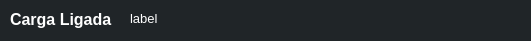
    <widget class="QFrame" name="frame_33">
     <property name="geometry">
      <rect>
       <x>10</x>
       <y>320</y>
       <width>531</width>
       <height>41</height>
      </rect>
     </property>
     <property name="styleSheet">
      <string notr="true">border-radius: 10px;
background-color: rgb(32, 37, 40);</string>
     </property>
     <property name="frameShape">
      <enum>QFrame::StyledPanel</enum>
     </property>
     <property name="frameShadow">
      <enum>QFrame::Raised</enum>
     </property>
     <widget class="QFrame" name="frame_34">
      <property name="geometry">
       <rect>
        <x>240</x>
        <y>70</y>
        <width>481</width>
        <height>71</height>
       </rect>
      </property>
      <property name="styleSheet">
       <string notr="true">border-radius: 10px;</string>
      </property>
      <property name="frameShape">
       <enum>QFrame::StyledPanel</enum>
      </property>
      <property name="frameShadow">
       <enum>QFrame::Raised</enum>
      </property>
     </widget>
     <widget class="QFrame" name="frame_35">
      <property name="geometry">
       <rect>
        <x>260</x>
        <y>60</y>
        <width>461</width>
        <height>61</height>
       </rect>
      </property>
      <property name="styleSheet">
       <string notr="true">border-radius: 10px;</string>
      </property>
      <property name="frameShape">
       <enum>QFrame::StyledPanel</enum>
      </property>
      <property name="frameShadow">
       <enum>QFrame::Raised</enum>
      </property>
      <widget class="QFrame" name="frame_36">
       <property name="geometry">
        <rect>
         <x>240</x>
         <y>70</y>
         <width>481</width>
         <height>71</height>
        </rect>
       </property>
       <property name="styleSheet">
        <string notr="true">border-radius: 10px;</string>
       </property>
       <property name="frameShape">
        <enum>QFrame::StyledPanel</enum>
       </property>
       <property name="frameShadow">
        <enum>QFrame::Raised</enum>
       </property>
      </widget>
     </widget>
     <widget class="QLabel" name="label_17">
      <property name="geometry">
       <rect>
        <x>10</x>
        <y>10</y>
        <width>107</width>
        <height>19</height>
       </rect>
      </property>
      <property name="font">
       <font>
        <family>Tahoma</family>
        <pointsize>12</pointsize>
        <weight>75</weight>
        <bold>true</bold>
       </font>
      </property>
      <property name="styleSheet">
       <string notr="true">color: rgb(255, 255, 255);
background-color: transparent;
</string>
      </property>
      <property name="text">
       <string>Carga Ligada</string>
      </property>
     </widget>
     <widget class="QLabel" name="cargaLigada2Label">
      <property name="geometry">
       <rect>
        <x>130</x>
        <y>10</y>
        <width>391</width>
        <height>16</height>
       </rect>
      </property>
      <property name="font">
       <font>
        <family>Tahoma</family>
        <pointsize>10</pointsize>
        <weight>50</weight>
        <bold>false</bold>
       </font>
      </property>
      <property name="styleSheet">
       <string notr="true">color: rgb(255, 255, 255);
background-color: transparent;
</string>
      </property>
      <property name="text">
       <string>label</string>
      </property>
     </widget>
     <widget class="QFrame" name="frame_37">
      <property name="geometry">
       <rect>
        <x>270</x>
        <y>50</y>
        <width>461</width>
        <height>61</height>
       </rect>
      </property>
      <property name="styleSheet">
       <string notr="true">border-radius: 10px;
background-color: rgb(32, 37, 40);</string>
      </property>
      <property name="frameShape">
       <enum>QFrame::StyledPanel</enum>
      </property>
      <property name="frameShadow">
       <enum>QFrame::Raised</enum>
      </property>
      <widget class="QFrame" name="frame_38">
       <property name="geometry">
        <rect>
         <x>240</x>
         <y>70</y>
         <width>481</width>
         <height>71</height>
        </rect>
       </property>
       <property name="styleSheet">
        <string notr="true">border-radius: 10px;</string>
       </property>
       <property name="frameShape">
        <enum>QFrame::StyledPanel</enum>
       </property>
       <property name="frameShadow">
        <enum>QFrame::Raised</enum>
       </property>
      </widget>
      <widget class="QFrame" name="frame_39">
       <property name="geometry">
        <rect>
         <x>260</x>
         <y>60</y>
         <width>461</width>
         <height>61</height>
        </rect>
       </property>
       <property name="styleSheet">
        <string notr="true">border-radius: 10px;</string>
       </property>
       <property name="frameShape">
        <enum>QFrame::StyledPanel</enum>
       </property>
       <property name="frameShadow">
        <enum>QFrame::Raised</enum>
       </property>
       <widget class="QFrame" name="frame_40">
        <property name="geometry">
         <rect>
          <x>240</x>
          <y>70</y>
          <width>481</width>
          <height>71</height>
         </rect>
        </property>
        <property name="styleSheet">
         <string notr="true">border-radius: 10px;</string>
        </property>
        <property name="frameShape">
         <enum>QFrame::StyledPanel</enum>
        </property>
        <property name="frameShadow">
         <enum>QFrame::Raised</enum>
        </property>
       </widget>
      </widget>
      <widget class="QLabel" name="label_18">
       <property name="geometry">
        <rect>
         <x>10</x>
         <y>10</y>
         <width>161</width>
         <height>41</height>
        </rect>
       </property>
       <property name="font">
        <font>
         <family>Tahoma</family>
         <pointsize>14</pointsize>
         <weight>75</weight>
         <bold>true</bold>
        </font>
       </property>
       <property name="styleSheet">
        <string notr="true">color: rgb(255, 255, 255);
background-color: transparent;
</string>
       </property>
       <property name="text">
        <string>Carga Libre</string>
       </property>
      </widget>
      <widget class="QLabel" name="librePlexiLabel_6">
       <property name="geometry">
        <rect>
         <x>170</x>
         <y>20</y>
         <width>281</width>
         <height>19</height>
        </rect>
       </property>
       <property name="font">
        <font>
         <family>Tahoma</family>
         <pointsize>12</pointsize>
         <weight>50</weight>
         <bold>false</bold>
        </font>
       </property>
       <property name="styleSheet">
        <string notr="true">color: rgb(255, 255, 255);
background-color: transparent;
</string>
       </property>
       <property name="text">
        <string>label</string>
       </property>
      </widget>
     </widget>
    </widget>
